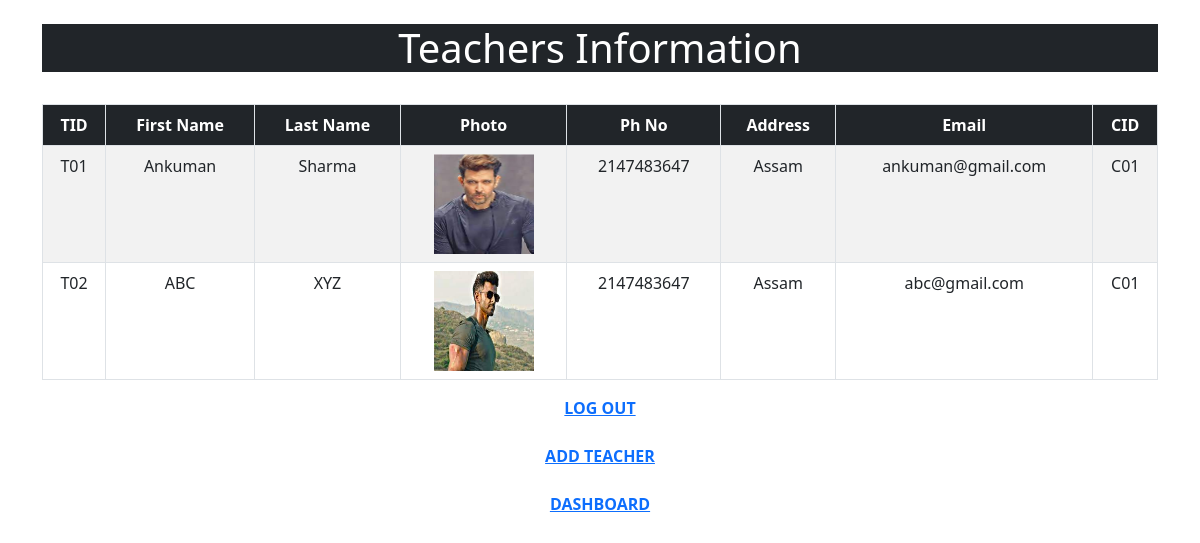
/uploadt.php, run on the app's committed database.
### tables this page shows
CREATE TABLE `teachers` (
  `tid` varchar(20) NOT NULL,
  `fname` varchar(20) NOT NULL,
  `lname` varchar(20) NOT NULL,
  `photo` longblob NOT NULL,
  `phno` int(11) NOT NULL,
  `address` text NOT NULL,
  `email` varchar(40) DEFAULT NULL,
  `cid` varchar(20) NOT NULL
);

### uploadt.php (the view, shortened to what this page needs)
<!doctype html>
<html lang="ar" dir="rtl">
  <head>
    <link rel="stylesheet" href="https://cdn.jsdelivr.net/npm/bootstrap@5.2.0/dist/css/bootstrap.rtl.min.css">
  </head>
  <body>
    <div class="container">
        <br>
        <h1 class="text-center text-white bg-dark"> Teachers Information</h1>
        <br>
        <div class="table-responsive ">
            <table class ="table table-bordered table-striped table-hover text-center">
            <thead class="bg-dark text-white" >
                <th>CID</th>
                <th>Email</th>
                <th>Address</th>
                <th>Ph No</th>
                <th>Photo</th>
                <th>Last Name</th>
                <th>First Name</th>
                <th>TID</th>
            </thead>
            <tbody>
                <?php
                            include 'php/dbconnect.php';
                            $displayquery = "select * from teachers";
                            $qdisplay = mysqli_query($conn, $displayquery);
                            while($result= mysqli_fetch_array($qdisplay)){
                        ?>
                        <tr>
                            <td> <?php echo $result['cid']?></td>
                            <td> <?php echo $result['email'] ?> </td>
                            <td> <?php echo $result['address']?> </td>
                            <td> <?php echo $result['phno'] ?></td>
                            <td> <img src=" <?php echo $result['photo'] ?>" height="100px" width="100px"></td>
                            <td> <?php echo $result['lname']?></td>
                            <td> <?php echo $result['fname']?> </td>
                            <td> <?php echo $result['tid'] ?> </td>
                        </tr>
                        <?php
                       }
                       ?>
            </tbody>
            </table>
        </div>
    </div>
    <div class="container text-center">
    <strong><a href="/cms/logout.php"> LOG OUT </a></strong>
      <br><br>
       <strong> <a href="addteacher.php"> ADD TEACHER </a></strong>
       <br><br>
       <strong> <a href="index.php"> DASHBOARD</a></strong>
    </div>
  </body>
</html>

### data on the page
teachers: cid "C01", email "ankuman@gmail.com", address "Assam", phno "2147483647", photo (picture), lname "Sharma", fname "Ankuman", tid "T01"
teachers: cid "C01", email "abc@gmail.com", address "Assam", phno "2147483647", photo (picture), lname "XYZ", fname "ABC", tid "T02"
